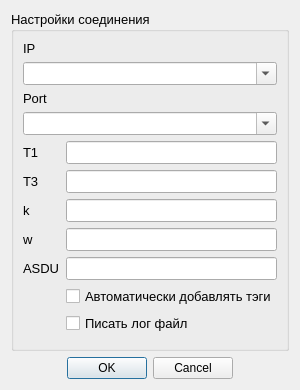
<?xml version="1.0" encoding="UTF-8"?>
<ui version="4.0">
 <class>SettingsDialog</class>
 <widget class="QDialog" name="SettingsDialog">
  <property name="geometry">
   <rect>
    <x>0</x>
    <y>0</y>
    <width>300</width>
    <height>390</height>
   </rect>
  </property>
  <property name="sizePolicy">
   <sizepolicy hsizetype="Fixed" vsizetype="Minimum">
    <horstretch>0</horstretch>
    <verstretch>0</verstretch>
   </sizepolicy>
  </property>
  <property name="minimumSize">
   <size>
    <width>300</width>
    <height>390</height>
   </size>
  </property>
  <property name="maximumSize">
   <size>
    <width>300</width>
    <height>500</height>
   </size>
  </property>
  <property name="windowTitle">
   <string>Настройки соединения</string>
  </property>
  <property name="windowIcon">
   <iconset>
    <normalon>:/new/prefix1/icon_settings</normalon>
   </iconset>
  </property>
  <layout class="QVBoxLayout" name="verticalLayout">
   <item>
    <widget class="QGroupBox" name="groupBox">
     <property name="font">
      <font>
       <pointsize>10</pointsize>
      </font>
     </property>
     <property name="title">
      <string>Настройки соединения</string>
     </property>
     <layout class="QVBoxLayout" name="verticalLayout_2">
      <item>
       <widget class="QLabel" name="label">
        <property name="text">
         <string>IP</string>
        </property>
       </widget>
      </item>
      <item>
       <widget class="QComboBox" name="comboBox_ip">
        <property name="editable">
         <bool>true</bool>
        </property>
        <property name="currentText">
         <string/>
        </property>
       </widget>
      </item>
      <item>
       <widget class="QLabel" name="label_2">
        <property name="text">
         <string>Port</string>
        </property>
       </widget>
      </item>
      <item>
       <widget class="QComboBox" name="comboBox_port">
        <property name="editable">
         <bool>true</bool>
        </property>
        <property name="currentText">
         <string/>
        </property>
       </widget>
      </item>
      <item>
       <layout class="QFormLayout" name="formLayout">
        <item row="0" column="0">
         <widget class="QLabel" name="label_4">
          <property name="text">
           <string>T1</string>
          </property>
         </widget>
        </item>
        <item row="0" column="1">
         <widget class="QLineEdit" name="edit_t1">
          <property name="enabled">
           <bool>true</bool>
          </property>
          <property name="inputMethodHints">
           <set>Qt::ImhDigitsOnly</set>
          </property>
         </widget>
        </item>
        <item row="1" column="0">
         <widget class="QLabel" name="label_6">
          <property name="text">
           <string>T3</string>
          </property>
         </widget>
        </item>
        <item row="1" column="1">
         <widget class="QLineEdit" name="edit_t3">
          <property name="inputMethodHints">
           <set>Qt::ImhDigitsOnly</set>
          </property>
         </widget>
        </item>
        <item row="3" column="0">
         <widget class="QLabel" name="label_7">
          <property name="text">
           <string>k</string>
          </property>
         </widget>
        </item>
        <item row="3" column="1">
         <widget class="QLineEdit" name="edit_k"/>
        </item>
        <item row="4" column="0">
         <widget class="QLabel" name="label_8">
          <property name="text">
           <string>w</string>
          </property>
         </widget>
        </item>
        <item row="4" column="1">
         <widget class="QLineEdit" name="edit_w"/>
        </item>
        <item row="5" column="0">
         <widget class="QLabel" name="label_9">
          <property name="text">
           <string>ASDU</string>
          </property>
         </widget>
        </item>
        <item row="5" column="1">
         <widget class="QLineEdit" name="edit_asdu"/>
        </item>
        <item row="6" column="1">
         <widget class="QCheckBox" name="AutoCreate_checkBox">
          <property name="text">
           <string>Автоматически добавлять тэги</string>
          </property>
         </widget>
        </item>
        <item row="7" column="1">
         <widget class="QCheckBox" name="checkBox_newLog">
          <property name="text">
           <string>Писать лог файл</string>
          </property>
         </widget>
        </item>
       </layout>
      </item>
      <item>
       <spacer name="verticalSpacer">
        <property name="orientation">
         <enum>Qt::Vertical</enum>
        </property>
        <property name="sizeHint" stdset="0">
         <size>
          <width>20</width>
          <height>0</height>
         </size>
        </property>
       </spacer>
      </item>
     </layout>
    </widget>
   </item>
   <item>
    <widget class="QDialogButtonBox" name="buttonBox">
     <property name="orientation">
      <enum>Qt::Horizontal</enum>
     </property>
     <property name="standardButtons">
      <set>QDialogButtonBox::Cancel|QDialogButtonBox::Ok</set>
     </property>
     <property name="centerButtons">
      <bool>true</bool>
     </property>
    </widget>
   </item>
  </layout>
 </widget>
 <resources/>
 <connections>
  <connection>
   <sender>buttonBox</sender>
   <signal>accepted()</signal>
   <receiver>SettingsDialog</receiver>
   <slot>accept()</slot>
   <hints>
    <hint type="sourcelabel">
     <x>248</x>
     <y>254</y>
    </hint>
    <hint type="destinationlabel">
     <x>157</x>
     <y>274</y>
    </hint>
   </hints>
  </connection>
  <connection>
   <sender>buttonBox</sender>
   <signal>rejected()</signal>
   <receiver>SettingsDialog</receiver>
   <slot>reject()</slot>
   <hints>
    <hint type="sourcelabel">
     <x>316</x>
     <y>260</y>
    </hint>
    <hint type="destinationlabel">
     <x>286</x>
     <y>274</y>
    </hint>
   </hints>
  </connection>
 </connections>
</ui>
